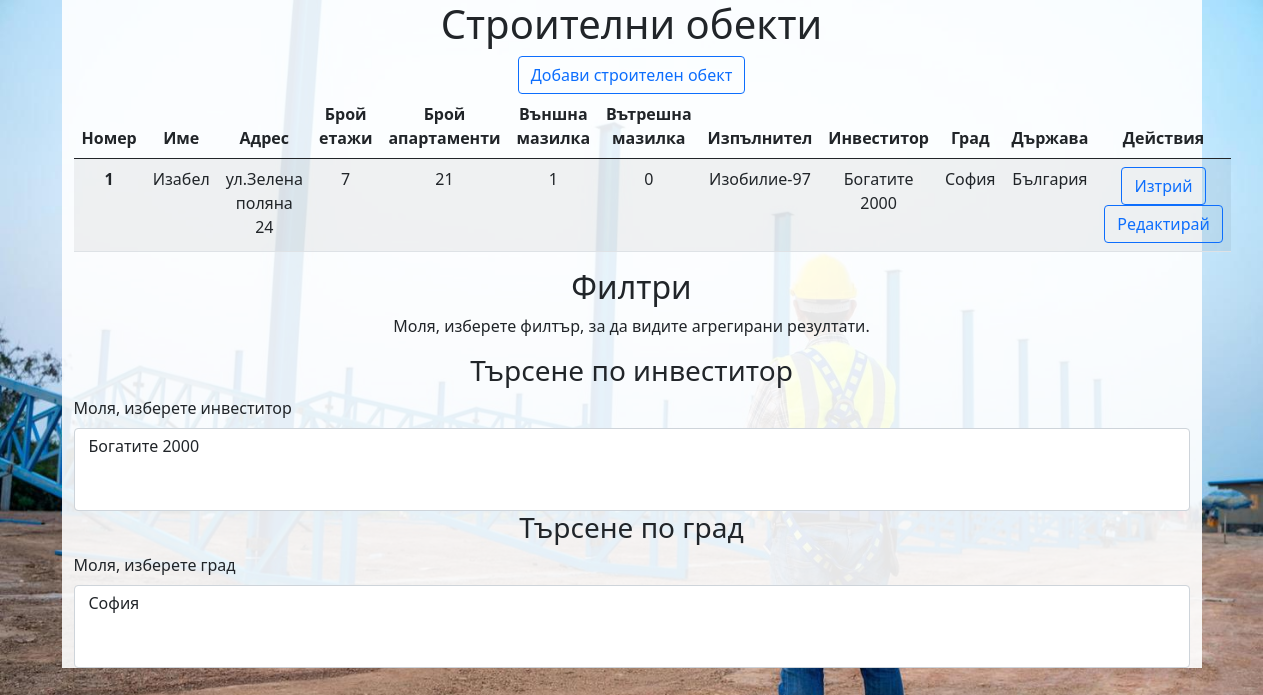
Before: / with the older database file.
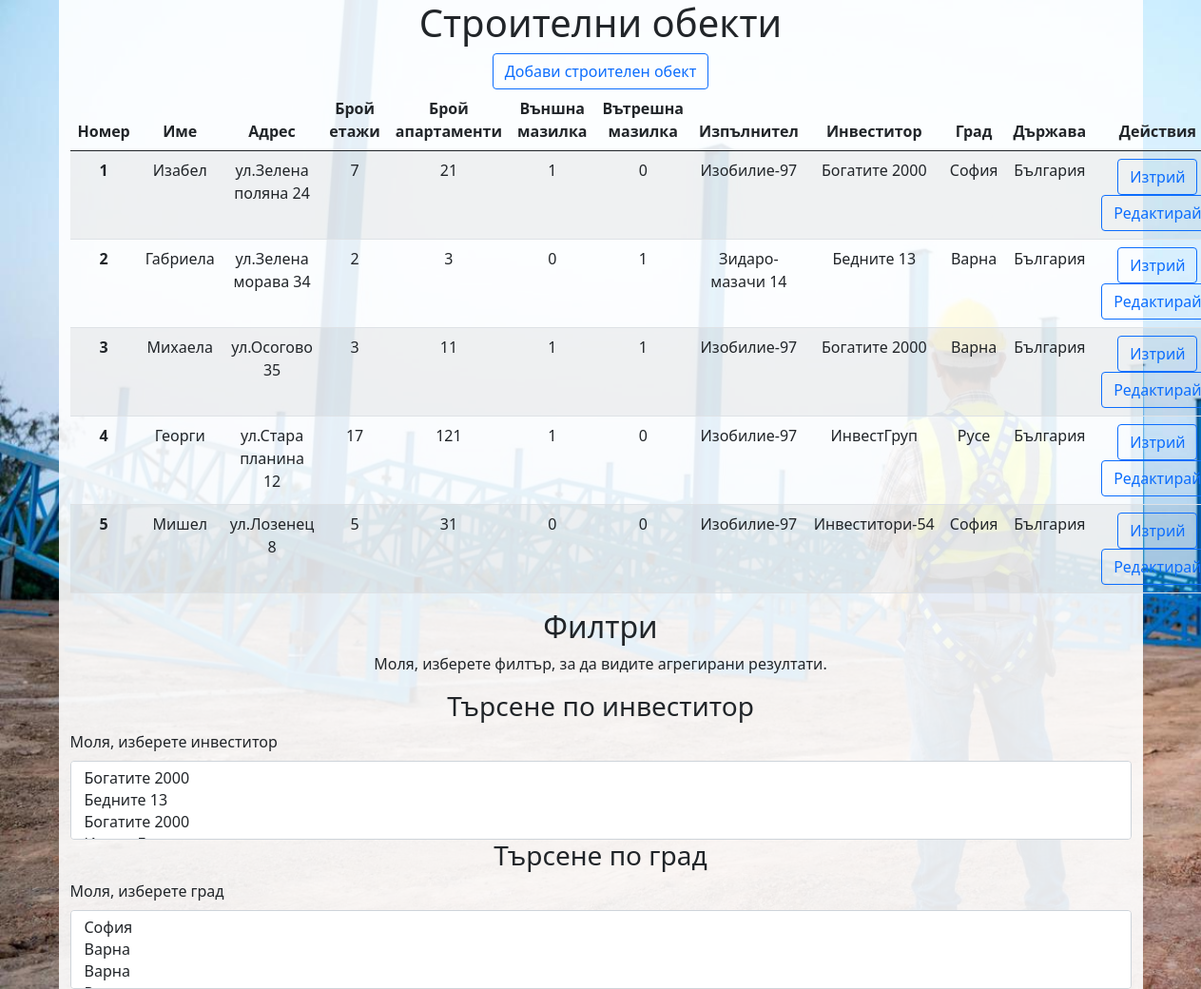
After: the same page with the newer database file.
### construction_sites_get_all.php (called while the page is built, shortened)
<?php
    include "db_connect.php";
    $sql_get_all_construction_sites = "SELECT `id`, `name`, `address`, `floors_count`, `apartments_count`, `exterior_plaster`, `interior_plaster`, `contractor`, `investor`, `city`, `country` FROM `construction-sites` WHERE 1 ";
    $all_construction_sites = mysqli_query($db_connection, $sql_get_all_construction_sites);
?>

### index.php (the view, shortened to what this page needs)
<!DOCTYPE html>
<html>
    <head>
        <link href="https://cdn.jsdelivr.net/npm/bootstrap@5.0.0-beta1/dist/css/bootstrap.min.css" rel="stylesheet">
        <link rel="stylesheet" href="styles/styles.css">
    </head>
    <body class="background">
        <main class="container">
            <?php include "construction_sites_get_all.php"; ?>
            <header class="text-center">
                <h1>Строителни обекти</h1>
            </header>
            <section class="col-md-12 text-center">
                <article>
                    <a class="btn btn-outline-primary" href="javascript:openPopupWindow('construction_site_add_form.php')">Добави строителен обект</a>
                </article>
            </section>
            <section class="col-md-12 text-center">
                <table class="table table-striped">
                    <thead>
                        <tr>
                            <th scope="col">Номер</th>
                            <th scope="col">Име</th>
                            <th scope="col">Адрес</th>
                            <th scope="col">Брой етажи</th>
                            <th scope="col">Брой апартаменти</th>
                            <th scope="col">Външна мазилка</th>
                            <th scope="col">Вътрешна мазилка</th>
                            <th scope="col">Изпълнител</th>
                            <th scope="col">Инвеститор</th>
                            <th scope="col">Град</th>
                            <th scope="col">Държава</th>
                            <th scope="col">Действия</th>
                        </tr>
                    </thead>
                    <tbody>
                        <?php
                            while ($row = mysqli_fetch_array($all_construction_sites))
                            {
                                echo "<tr>";
                                echo "<th scope=\"row\">".$row["id"]."</th>";
                                echo "<td>".$row["name"]."</td>";
                                echo "<td>".$row["address"]."</td>";
                                echo "<td>".$row["floors_count"]."</td>";
                                echo "<td>".$row["apartments_count"]."</td>";
                                echo "<td>".$row["exterior_plaster"]."</td>";
                                echo "<td>".$row["interior_plaster"]."</td>";
                                echo "<td>".$row["contractor"]."</td>";
                                echo "<td>".$row["investor"]."</td>";
                                echo "<td>".$row["city"]."</td>";
                                echo "<td>".$row["country"]."</td>";
                                echo "<td><a class=\"btn btn-outline-primary\" href=\"javascript:openPopupWindow('construction_site_delete.php?id=".$row['id']."')\">Изтрий</a><a class=\"btn btn-outline-primary\" href=\"javascript:openPopupWindow('construction_site_update_form.php?id=".$row['id']."')\">Редактирай</a></td>";
                                echo "</tr>";
                            }
                        ?>
                    </tbody>
                </table>
            </section>
            <section class="col-md-12">
                <header class="text-center">
                    <h2>Филтри</h2>
                    <p>Моля, изберете филтър, за да видите агрегирани резултати.</p>
                </header>
                <article class="col-md-12">
                    <h3 class="text-center">Търсене по инвеститор</h3>
                    <form action="" method="get">
                        <div class="col-md-12">
                            <label class="form-label">Моля, изберете инвеститор</label>
                            <select class="form-control" size="3" name="investor" id="investor" size="5" onchange="showConstructionSitesByInvestor(this.value)">
                                <?php
                                    include "db_connect.php";
                                    $sql = "SELECT investor from `construction-sites`";
                                    $investorsList = mysqli_query($db_connection, $sql);
                                    while ($row = mysqli_fetch_array($investorsList)) {
                                        echo "<option value=\"".$row['investor']."\">".$row['investor']."</option>";
                                    }
                                ?>
                            </select>
                        </div>
                    </form>
                </article>
                <article class="col-md-12">
                    <h3 class="text-center">Търсене по град</h3>
                    <form action="" method="get">
                        <div class="col-md-12">
                            <label class="form-label">Моля, изберете град</label>
                            <select class="form-control" size="3" name="city" id="city" size="5" onchange="showConstructionSitesByCity(this.value)">
                                <?php
                                    include "db_connect.php";
                                    $sql = "SELECT city from `construction-sites`";
                                    $citiesList = mysqli_query($db_connection, $sql);
                                    while ($row = mysqli_fetch_array($citiesList)) {
                                        echo "<option value=\"".$row['city']."\">".$row['city']."</option>";
                                    }
                                ?>
                            </select>
                        </div>
                    </form>
                </article>
            </section>
        </main>
    </body>
</html>

### styles/styles.css (style rules this page uses)
.background { background-image: url('../content/construction-site.jpg'); background-size: cover; }
main { background-color: rgba(255, 255, 255, 0.9); }

Changed rows visible on the page:
added construction-sites: id "2", name "Габриела", address "ул.Зелена морава 34", floors_count "2", apartments_count "3", exterior_plaster "0", interior_plaster "1", contractor "Зидаро-мазачи 14", investor "Бедните 13", city "Варна", country "България"
added construction-sites: id "3", name "Михаела", address "ул.Осогово 35", floors_count "3", apartments_count "11", exterior_plaster "1", interior_plaster "1", contractor "Изобилие-97", investor "Богатите 2000", city "Варна", country "България"
added construction-sites: id "4", name "Георги", address "ул.Стара планина 12", floors_count "17", apartments_count "121", exterior_plaster "1", interior_plaster "0", contractor "Изобилие-97", investor "ИнвестГруп", city "Русе", country "България"
added construction-sites: id "5", name "Мишел", address "ул.Лозенец 8", floors_count "5", apartments_count "31", exterior_plaster "0", interior_plaster "0", contractor "Изобилие-97", investor "Инвеститори-54", city "София", country "България"
Other visible differences:
form field investor: "Богатите 2000" → "Богатите 2000 / Бедните 13 / Богатите 2000"
form field city: "София" → "София / Варна / Варна"
